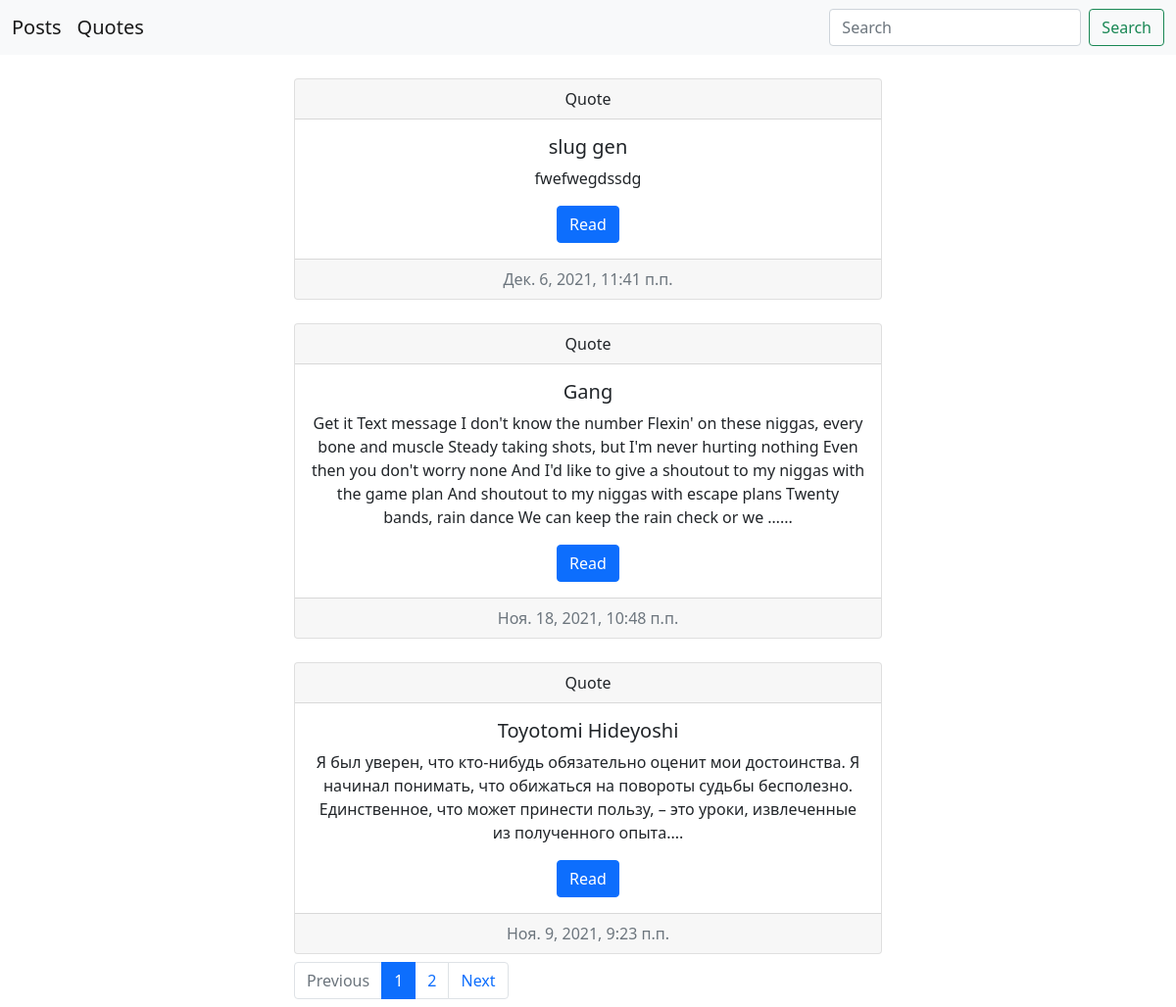
The page /quote/?page=1 on the database as committed earlier.
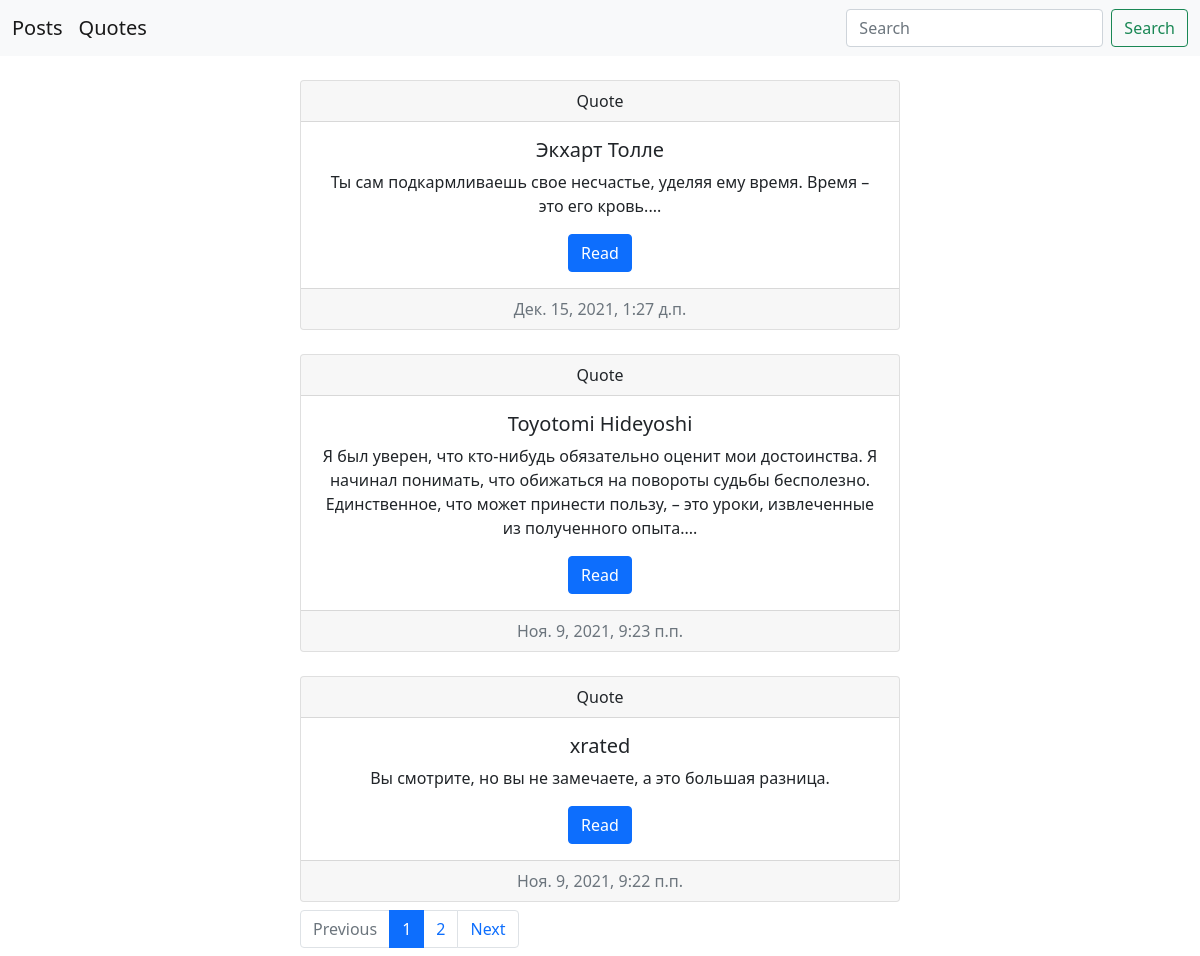
The same page on the database as committed later.
### mysite/models.py (models this page shows, shortened)
class Quote(models.Model):
    title = models.CharField(max_length=200)
    slug = models.SlugField(max_length=200, null=True, blank=True)
    text = models.TextField()
    created_date = models.DateTimeField(default=timezone.now)
    def get_absolute_url(self):
        return reverse('quote_detail', kwargs={'slug':self.slug})

### mysite/views.py (the view)
# urls.py: path('quote/', views.quote_list, name='quote_list'),
def quote_list(request):
    quotes = Quote.objects.order_by('-created_date')
    paginator = Paginator(quotes, 3)
    page_number = request.GET.get('page', 3)
    page = paginator.get_page(page_number)
    is_paginated = page.has_other_pages()
    if page.has_previous():
        prev_url = '?page={}'.format(page.previous_page_number())
    else:
        prev_url = ''
    if page.has_next():
        next_url = '?page={}'.format(page.next_page_number())
    else:
        next_url = ''
    context = {
        'page_object': page,
        'is_paginated': is_paginated,
        'next_url': next_url,
        'prev_url': prev_url,
    }
    return render(request, 'mysite/quote_list.html', context=context)

### templates/mysite/quote_list.html (shortened to what this page needs)
{% extends "base.html" %}
{% block content %}
      {% for quote in page_object %}
      <div id="carta" class="card col-4 text-center mt-4">
        <div class="card-header">
          Quote
        </div>
        <div class="card-body">
          <h5 class="card-title">{{ quote.title }}</h5>
          {% if quote.text|length > 65 %}
          <p class="card-text">{{ quote.text|truncatewords:65 }}...</p>
          {% else %}
          <p class="card-text">{{ quote.text }}</p>
          {% endif %}
          <a href="{{ quote.get_absolute_url }}" class="btn btn-primary">Read</a>
        </div>
        <div class="card-footer text-muted">
          {{ quote.created_date }}
        </div>
      </div>
      {% endfor %}
      <nav aria-label="...">
        <ul class="pagination mt-2 mb-2" id="carta">
          <li class="page-item {% if not prev_url %} disabled {% endif %}">
            <a class="page-link" href="{{ prev_url }}">Previous</a>
          </li>
      {% for n in page_object.paginator.page_range %}
        {% if page_object.number == n %}
          <li class="page-item active" aria-current="page">
            <a class="page-link" href="?page={{ n }}">{{ n }}</a>
          </li>
        {% elif n > page_object.number|add:-3 and n < page_object.number|add:3 %}
          <li class="page-item">
            <a class="page-link" href="?page={{ n }}">{{ n }}</a>
          </li>
        {% endif %}
      {% endfor %}
        <li class="page-item {% if not next_url %} disabled {% endif %}">
          <a class="page-link" href="{{ next_url }}">Next</a>
        </li>
        </ul>
      </nav>
{% endblock %}

### templates/base.html (shortened to what this page needs)
{% load static %}
<!DOCTYPE html>
<html lang="en">
<head>
    <link href="https://cdn.jsdelivr.net/npm/bootstrap@5.0.2/dist/css/bootstrap.min.css" rel="stylesheet">
    <link rel="stylesheet" href="{% static 'css/main.css'%}">
</head>
<body>
    <nav class="navbar navbar-expand-lg navbar-light bg-light">
        <div class="container-fluid">
          <a class="navbar-brand" href="{% url 'post_list'%}">Posts</a>
          <div class="collapse navbar-collapse" id="navbarSupportedContent">
            <ul class="navbar-nav me-auto mb-2 mb-lg-0">
              <li class="nav-item">
                <a class="navbar-brand" href="{% url 'quote_list'%}">Quotes</a>
              </li>
            </ul>
            <form class="d-flex" action="{% url 'post_list' %}">
              <input class="form-control me-2" type="search" placeholder="Search" aria-label="Search" name="Search">
              <button class="btn btn-outline-success" type="submit">Search</button>
            </form>
          </div>
        </div>
      </nav>
      <div>
        {% block content %} {% endblock %}
      </div>
</body>
</html>

### static/css/main.css (style rules this page uses)
#carta { margin: auto; width: 50%; }

Rows that differ between the two databases and show on the page:
removed Quote: title "slug gen", text "fwefwegdssdg", created_date "Дек. 6, 2021, 11:41 п.п."
removed Quote: title "Gang", text "Get it Text message I don't know the number Flexin' on these niggas, every bone and muscle Steady taking shots, but I'm never hurting nothing Even then you don't worry none And I'd like to give a shoutout to my niggas with the game plan And shoutout to my niggas with escape plans Twenty bands, rain dance We can keep the rain check or we …", created_date "Ноя. 18, 2021, 10:48 п.п."
added Quote: title "Экхарт Толле", text "Ты сам подкармливаешь свое несчастье, уделяя ему время. Время – это его кровь.", created_date "Дек. 15, 2021, 1:27 д.п."
now on this page (row unchanged): Quote: title "xrated", text "Вы смотрите, но вы не замечаете, а это большая разница.", created_date "Ноя. 9, 2021, 9:22 п.п."
